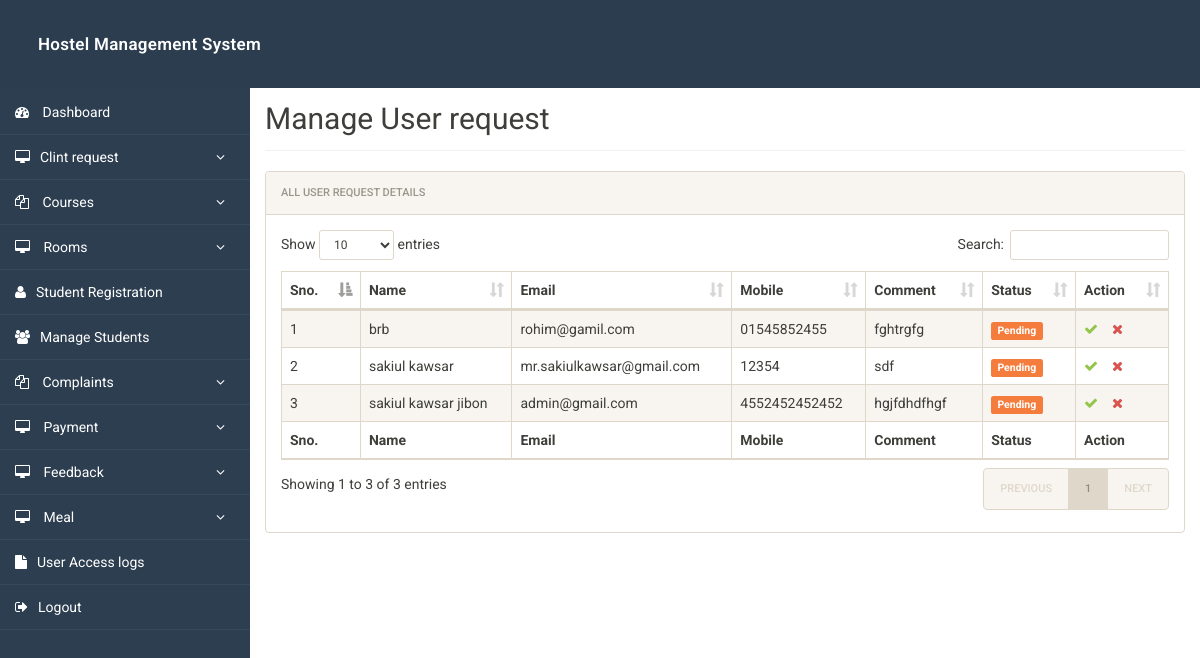
The page /admin/user-request.php (signed in) on the database as committed earlier.
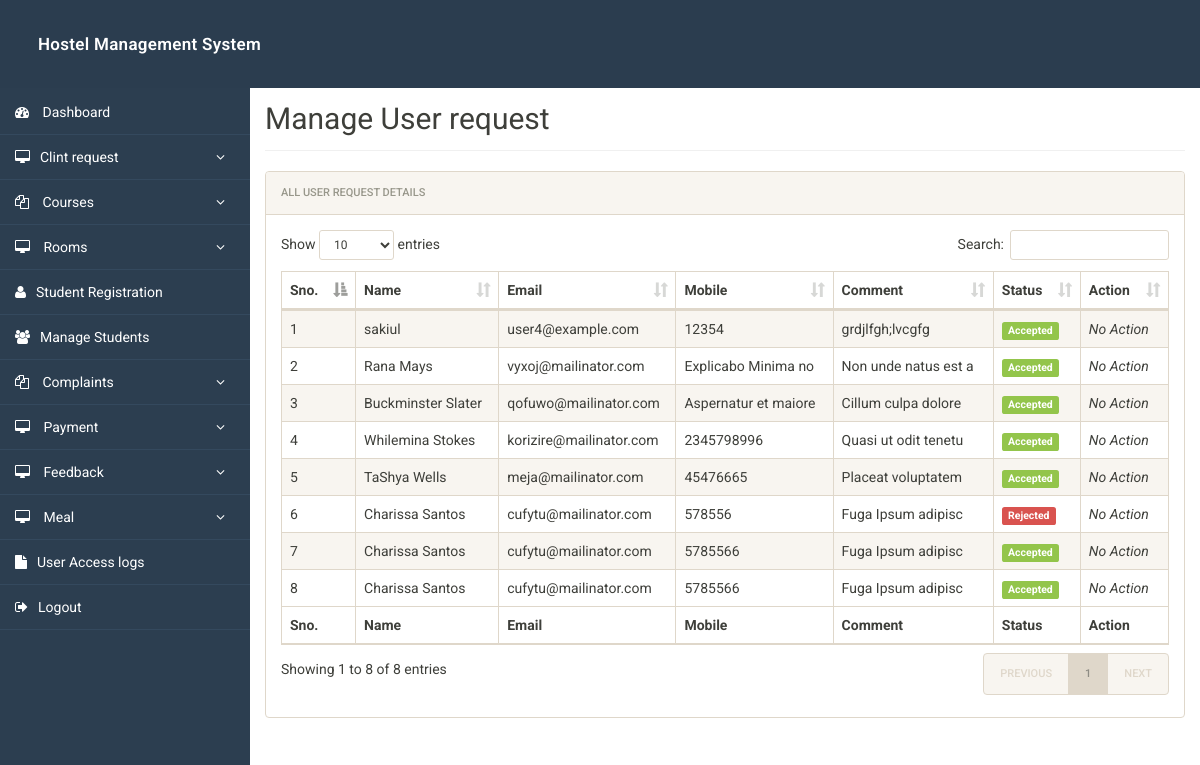
The same page on the database as committed later.
### tables this page shows
CREATE TABLE `users_request` (
  `id` int(11) NOT NULL,
  `name` varchar(50) NOT NULL,
  `email` varchar(50) NOT NULL,
  `mobile` varchar(20) NOT NULL,
  `comment` varchar(100) NOT NULL,
  `status` enum('pending','accepted','rejected') DEFAULT 'pending'
);

### admin/user-request.php (the view, shortened to what this page needs)
<?php
include('includes/config.php');
?>
<!doctype html>
<html lang="en" class="no-js">
<head>
	<link rel="stylesheet" href="css/font-awesome.min.css">
	<link rel="stylesheet" href="css/bootstrap.min.css">
	<link rel="stylesheet" href="css/dataTables.bootstrap.min.css">
	<link rel="stylesheet" href="css/bootstrap-social.css">
	<link rel="stylesheet" href="css/bootstrap-select.css">
	<link rel="stylesheet" href="css/fileinput.min.css">
	<link rel="stylesheet" href="css/awesome-bootstrap-checkbox.css">
	<link rel="stylesheet" href="css/style.css">
</head>
<body>
	<?php include('includes/header.php');?>
	<div class="ts-main-content">
			<?php include('includes/sidebar.php');?>
		<div class="content-wrapper">
			<div class="container-fluid">
				<div class="row">
					<div class="col-md-12">
						<h2 class="page-title" style="margin-top: 4%">Manage User request</h2>
						<div class="panel panel-default">
							<div class="panel-heading">All User request Details</div>
							<div class="panel-body">
								<table id="zctb" class="display table table-striped table-bordered table-hover" cellspacing="0" width="100%">
									<thead>
										<tr>
											<th>Sno.</th>
											<th>Name</th>
											<th>Email</th>
											<th>Mobile </th>
											<th>Comment</th>
											<th>Status</th>
                                               <th>Action</th>
										</tr>
									</thead>
									<tfoot>
										<tr>
												<th>Sno.</th>
											<th>Name</th>
											<th>Email</th>
											<th>Mobile </th>
											<th>Comment</th>
                                            	<th>Status</th>
											<th>Action</th>
										</tr>
									</tfoot>
									<tbody>
<?php
$ret="select * from users_request";
$stmt= $mysqli->prepare($ret) ;
$stmt->execute() ;
$res=$stmt->get_result();
$cnt=1;
while($row = $res->fetch_object()) {
?>
<tr>
    <td><?php echo $cnt; ?></td>
    <td><?php echo $row->name; ?></td>
    <td><?php echo $row->email; ?></td>
    <td><?php echo $row->mobile; ?></td>
    <td><?php echo $row->comment; ?></td>
    <td>
    <?php if($row->status == 'pending'){ ?>
        <span class="label label-warning">Pending</span>
    <?php } elseif($row->status == 'accepted'){ ?>
        <span class="label label-success">Accepted</span>
    <?php } else { ?>
        <span class="label label-danger">Rejected</span>
    <?php } ?>
</td>
<td>
<?php if($row->status == 'pending'){ ?>
    <a href="request-action.php?action=accept&id=<?php echo $row->id; ?>"
       onclick="return confirm('Accept this request?');">
        <i class="fa fa-check text-success"></i>
    </a>
    <a href="request-action.php?action=reject&id=<?php echo $row->id; ?>"
       onclick="return confirm('Reject this request?');">
        <i class="fa fa-times text-danger"></i>
    </a>
<?php } else { ?>
    <em>No Action</em>
<?php } ?>
</td>
</tr>
<?php
$cnt++;
} ?>
									</tbody>
								</table>
							</div>
						</div>
					</div>
				</div>
			</div>
		</div>
	</div>
</body>
</html>

Rows that differ between the two databases and show on the page:
removed users_request: name "brb", email "rohim@gamil.com", mobile "01545852455", comment "fghtrgfg", status "Pending"
removed users_request: name "sakiul kawsar", email "mr.sakiulkawsar@gmail.com", mobile "12354", comment "sdf", status "Pending"
removed users_request: name "sakiul kawsar jibon", email "admin@gmail.com", mobile "4552452452452", comment "hgjfdhdfhgf", status "Pending"
added users_request: name "sakiul", email "user4@example.com", mobile "12354", comment "grdjlfgh;lvcgfg", status "Accepted"
added users_request: name "Rana Mays", email "vyxoj@mailinator.com", mobile "Explicabo Minima no", comment "Non unde natus est a", status "Accepted"
added users_request: name "Buckminster Slater", email "qofuwo@mailinator.com", mobile "Aspernatur et maiore", comment "Cillum culpa dolore", status "Accepted"
added users_request: name "Whilemina Stokes", email "korizire@mailinator.com", mobile "2345798996", comment "Quasi ut odit tenetu", status "Accepted"
added users_request: name "TaShya Wells", email "meja@mailinator.com", mobile "45476665", comment "Placeat voluptatem", status "Accepted"
added users_request: name "Charissa Santos", email "cufytu@mailinator.com", mobile "578556", comment "Fuga Ipsum adipisc", status "Rejected"
added users_request: name "Charissa Santos", email "cufytu@mailinator.com", mobile "5785566", comment "Fuga Ipsum adipisc", status "Accepted"
added users_request: name "Charissa Santos", email "cufytu@mailinator.com", mobile "5785566", comment "Fuga Ipsum adipisc", status "Accepted"
Other text that changed with them:
text written by a page script: "Show entries Search: Showing 1 to 3 of 3 entries PREVIOUS 1 NEXT" → "Show entries Search: Showing 1 to 8 of 8 entries PREVIOUS 1 NEXT"
